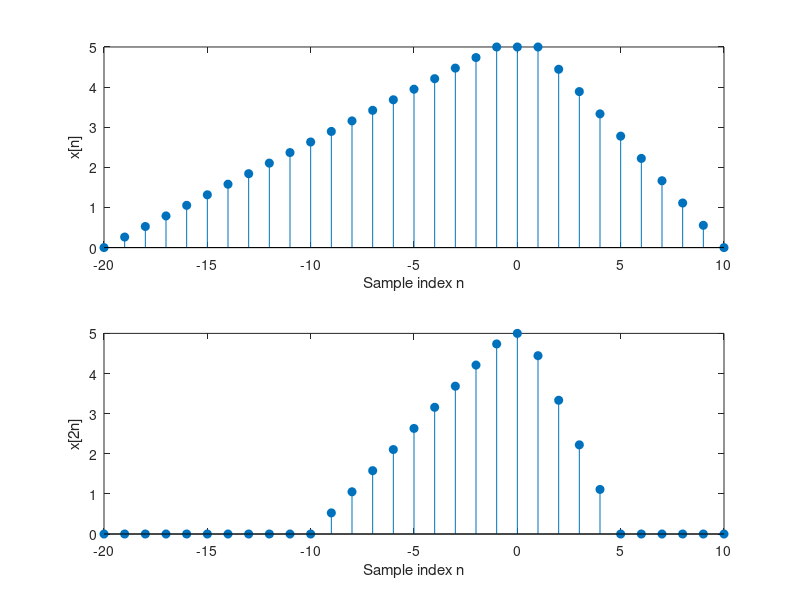

Source code (MATLAB):
% tim x[2n] cho truoc x[n] co dang xung tam giac
% (x[2n] la phien ban giam 1/2 tan so lay mau cua x[n] -> chieu dai giam di 1/2)
clear; close all;
nL = -20; nR = 10;  % sinh so bien trai & phai cua n
n = nL:nR;          % sinh vector chi so mau
minA = 0; maxA = 5; % bien do min & max amplitue
x = [linspace(minA, maxA, abs(nL)),maxA,linspace(maxA, minA,nR)];%sinh vector bien do tin hieu

% dung vong lap for 
x2 = zeros(1, length(x)); %khoi tao x[2n]

% i = 5; x2[5]=x[10] <-> x2(26)=x(31)
% ...
% i = 1; x2[1]=x[2] <-> x2(22)=x(23)
% i = 0; x2[0]=x[0] <-> x2(21)=x(21)
% i = -1; x2[-1]=x[-2] <-> x2(20)=x(19)
% ...
% i = -10; x2[-10]=x[-20] <-> x2(11)=x(1)

for i = fix(nL/2):fix(nR/2)
    x2(abs(nL) + 1 + i) = x(abs(nL) + 1 + 2*i); % x2[i] = x[2*i]
end    
subplot(2,1,1);
stem(n,x,'fill');xlabel('Sample index n');ylabel('x[n]');
subplot(2,1,2);
stem(n,x2,'fill');xlabel('Sample index n');ylabel('x[2n]');



